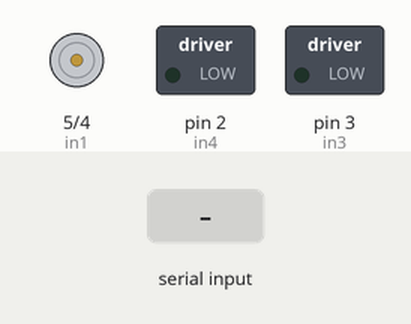
This sketch was run on a simulated Arduino Uno, built with avr-gcc and run on an emulated ATmega328P. Parts: motor-driver pin pairs drawn as motors (green arrow = first pin HIGH = forward, orange = second pin HIGH = backward, longer = more drive), switched loads named in the sketch (green lamp = pin HIGH). Inputs (shaded band) come from the test bench.

Above: at 1.2 s.
1.3 s: "1\n" received over Serial
At 3.3 s:
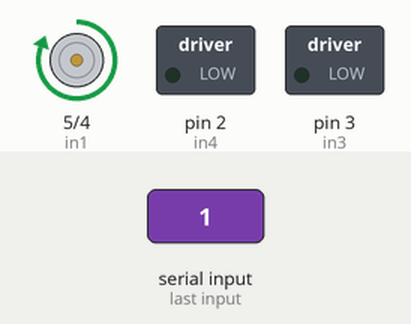
3.8 s: "90,45\n" received over Serial
At 7.2 s:
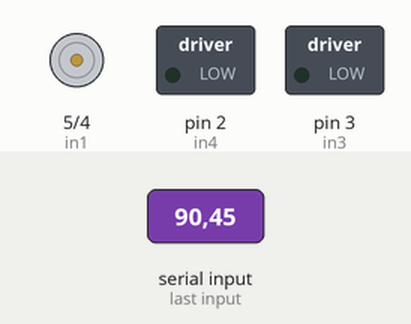
Timing chart, 0 to 8.7 s (numbered marks = the images above; inputs shaded):
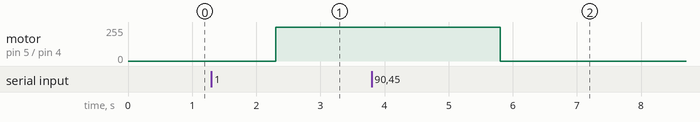

The sketch:

Motoresconserial2.ino
```cpp
int in1 = 5;
int in2 = 4;
int in3 = 3;
int in4 = 2;
int drct1Val, drct2Val;

void setup() {
  pinMode(in1, OUTPUT);
  pinMode(in2, OUTPUT);
  pinMode(in3, OUTPUT);
  pinMode(in4, OUTPUT);
  Serial.begin(9600);
  }


void loop() {
  while(!Serial.available() > 0){}
    if(Serial.available() > 0){
    drct1Val = Serial.parseInt();
    drct2Val = Serial.parseInt();
      }
   if(drct1Val == 1 && drct2Val==1){
      Motor1a();
      Motor2a();
     }
     if(drct1Val == 1 && drct2Val==0){
     Motor1a();
     Apagado2();
     }
     if(drct1Val == 1 && drct2Val==-1){
      Motor1a();
      Motor2b();
     }
      if(drct1Val == -1 && drct2Val==1){
      Motor1b();
      Motor2a();
     }
     if(drct1Val == -1 && drct2Val==0){
     Motor1b();
     Apagado2();
     }
     if(drct1Val == -1 && drct2Val==-1){
      Motor1b();
      Motor2b();
     }
      if(drct1Val == 0 && drct2Val==1){
      Apagado1();
      Motor2a();
     }
     if(drct1Val == 0 && drct2Val==0){
     Apagado1();
     Apagado2();
     }
     if(drct1Val == 0 && drct2Val==-1){
      Apagado1();
      Motor2b();
     }
}
void Motor1a(){
    digitalWrite(in1, HIGH);
    digitalWrite(in2, LOW);
    }
void Motor1b(){
     digitalWrite(in1, LOW);
     digitalWrite(in2, HIGH);
    }
void Motor2a(){
     digitalWrite(in3, HIGH);
     digitalWrite(in4, LOW);
   }
void Motor2b(){
     digitalWrite(in3, LOW);
     digitalWrite(in4, HIGH);
}
void Apagado1(){
    digitalWrite(in1, LOW);
    digitalWrite(in2, LOW);
  }
  void Apagado2(){
    digitalWrite(in3, LOW);
    digitalWrite(in4, LOW);
  }
```

Measured:
- after the input at 1.3 s, motor on pin 5 (in1) / pin 4 (in2): stopped → forward 255/255 after 1.0 s
- after the input at 3.8 s, motor on pin 5 (in1) / pin 4 (in2): forward 255/255 → stopped after 2.0 s
